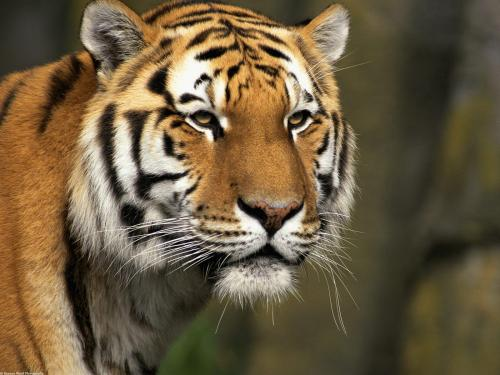
#> input picture images/1.jpg, 500 x 375 px
$ python -i display.py   (imports and definitions only)   (older library calls are emulated)
#> lines starting #> are read from the running program, lines starting #| are printed output that depends on the picture
#> further down, picture is the input picture: shape (375, 500, 3); mean B, G, R 64.5, 91.8, 108.2
# Author: Jintao Huang
# Time: 2020-5-21

import numpy as np
import cv2 as cv
from PIL import Image
import random
import math


# [186 lines left out: functions imwrite, imread, pil_to_cv, cv_to_pil, resize_max, get_scale_pad and 3 more, not called in this run]


def augment_hsv(img, h=0.015, s=0.7, v=0.4):
    """

    :param img: ndarray[H, W, C]. BGR
    :param h: 色调
    :param s: 饱和度
    :param v: 明度
    :return:
    """
#> called with h = 0.015, s = 0.7, v = 0.4
    r = np.random.uniform(-1, 1, 3) * [h, s, v] + 1  # random gains
    hue, sat, val = cv.split(cv.cvtColor(img, cv.COLOR_BGR2HSV))
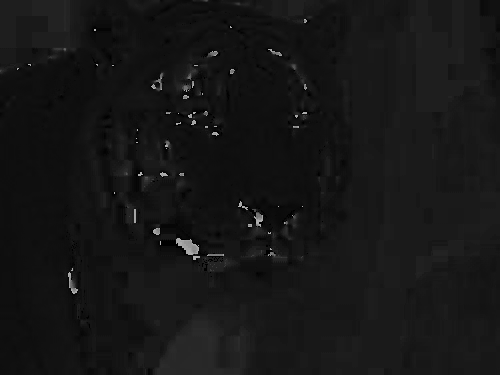
#> hue: shape (375, 500); min 0, max 179, mean 21.9
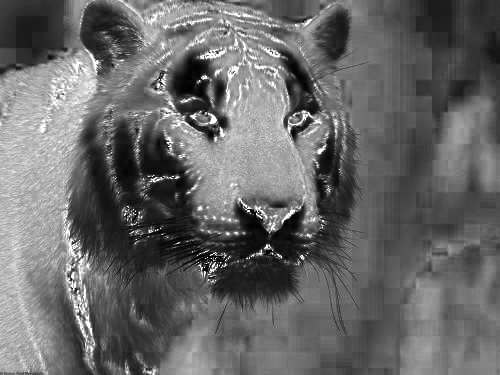
#> sat: shape (375, 500); min 0, max 255, mean 103.8
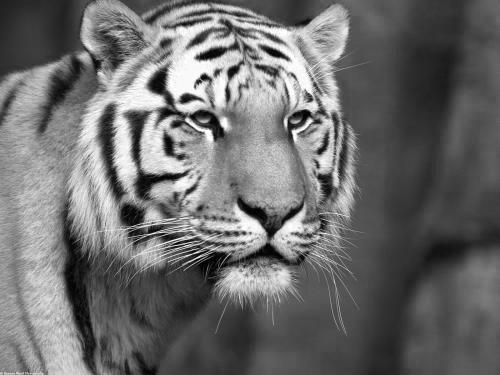
#> val: shape (375, 500); min 0, max 255, mean 108.5
    dtype = img.dtype  # uint8

    x = np.arange(0, 256, dtype=np.int16)
    lut_hue = ((x * r[0]) % 180).astype(dtype)
    lut_sat = np.clip(x * r[1], 0, 255).astype(dtype)
#> lut_sat = 256 values from 0 to 255
    lut_val = np.clip(x * r[2], 0, 255).astype(dtype)
#> lut_val = 256 values from 0 to 255

    img_hsv = cv.merge((cv.LUT(hue, lut_hue), cv.LUT(sat, lut_sat), cv.LUT(val, lut_val))).astype(dtype)
#> img_hsv: shape (375, 500, 3); mean H, S, V 21.9, 133.2, 116.7
    img = cv.cvtColor(img_hsv, cv.COLOR_HSV2BGR)  # no return needed
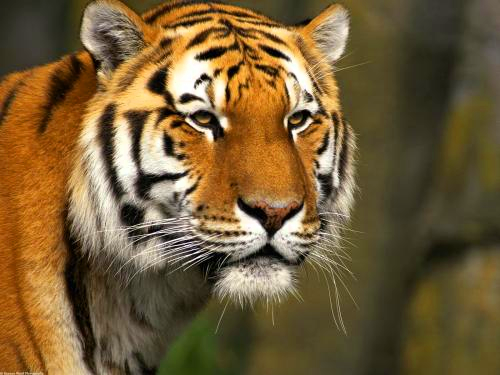
#> img: shape (375, 500, 3); mean B, G, R 55.2, 93.1, 116.3
    return img


# [48 lines left out: functions draw_box, draw_text, draw_target_in_image, not called in this run]

>>> import cv2
>>> picture = cv2.imread('../images/1.jpg')
>>> result = augment_hsv(picture)

$ run again, on images/2.jpg
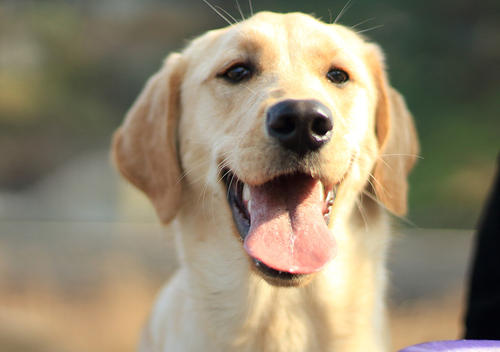
#> input picture images/2.jpg, 500 x 352 px
#> picture is the input picture: shape (352, 500, 3); mean B, G, R 111.1, 134.3, 145.5
#> in augment_hsv, `hue, sat, val = cv.split(cv.cvtColor(img, cv.COLOR_BGR2HSV))`:
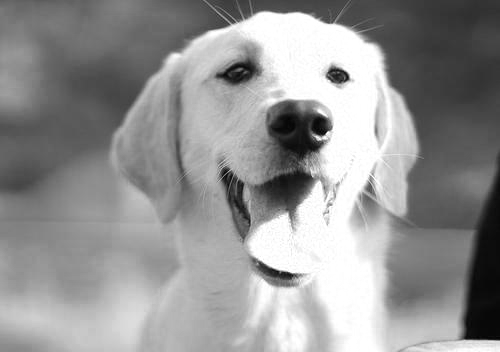
#> val: shape (352, 500); min 1, max 255, mean 147.8
#> img_hsv: shape (352, 500, 3); mean H, S, V 31, 83.8, 157.1
#> in augment_hsv, `img = cv.cvtColor(img_hsv, cv.COLOR_HSV2BGR)`:
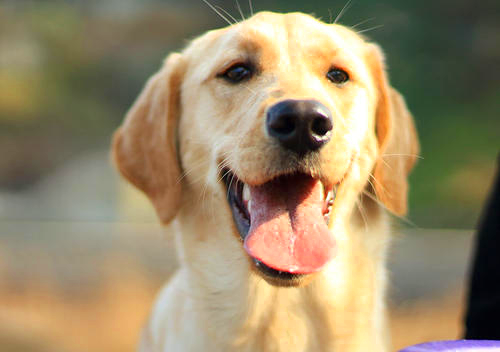
#> img: shape (352, 500, 3); mean B, G, R 106, 138.1, 153.8
